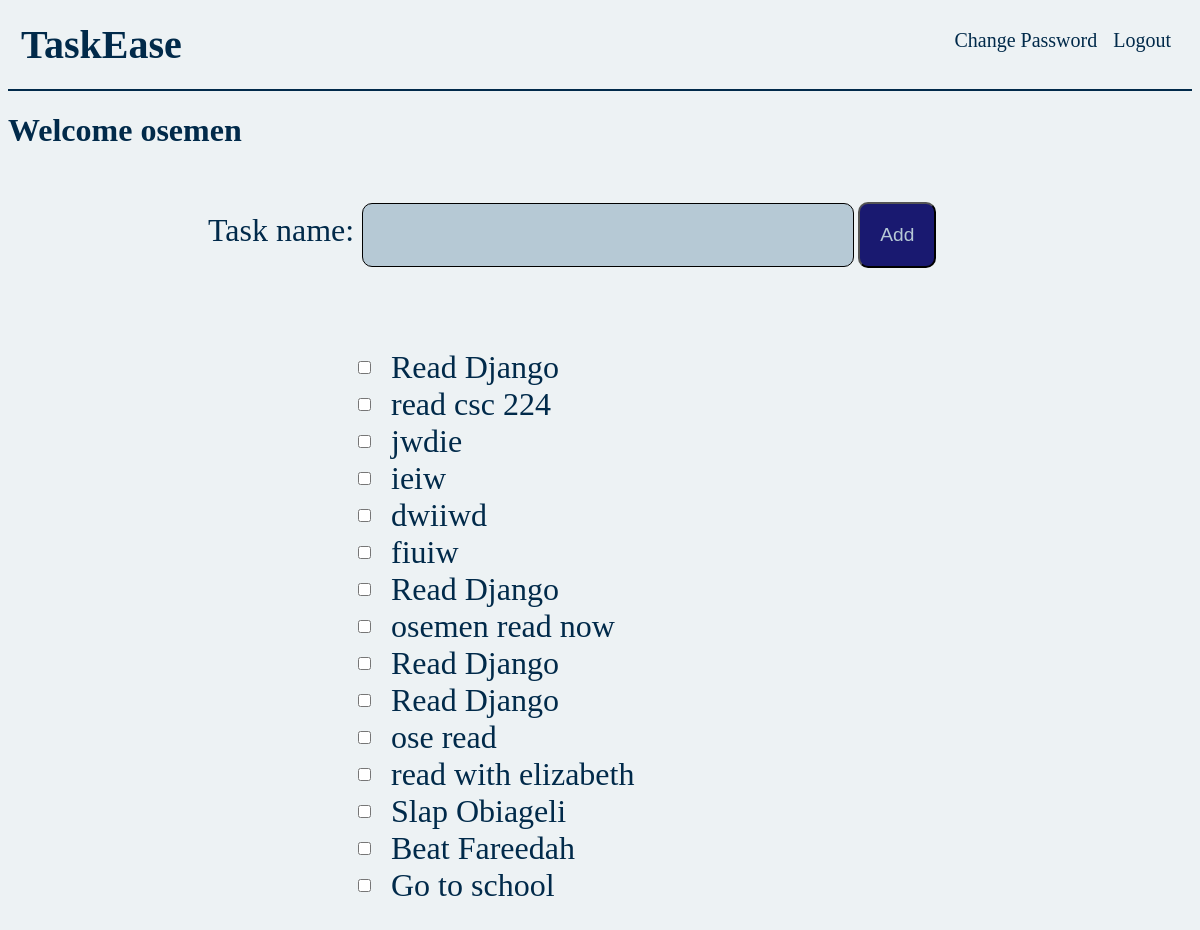
/page/your/ (signed in), run on the app's committed database.
### users/models.py (models this page shows)
class CustomUser(AbstractUser):
    age = models.PositiveIntegerField(null = True, blank = True)
    password = models.CharField(max_length=128)

### page/models.py (models this page shows, shortened)
class Task(models.Model):
    task_name = models.CharField(max_length=200)
    created_at = models.DateTimeField(auto_now_add=True)
    updated_at = models.DateTimeField(auto_now=True)
    completed = models.BooleanField(default=False)

### page/views.py (the view)
# urls.py: path('your/',UserCreateView.as_view(),name='userpage'),
class UserCreateView(CreateView, ListView):
    model = Task
    template_name = 'userpage.html'
    fields = {'task_name'}
    success_url = reverse_lazy('userpage')

### templates/userpage.html (shortened to what this page needs)
{% extends 'base.html' %}
{% block content %}
<h1>Welcome {{user.username}}</h1>
        <form action="" method="post" class="task_form">
          {{form.as_p }}
          <button type="submit" class="add">Add</button>
        </form>
    <div class="task-list">
      {% for task in object_list %}
      <div class="task">
        <input type="checkbox" id="task{{ task.id }}" name="task{{ task.id }}">
        <label for="task{{ task.id }}" style="font-size: 2pc;">{{ task.task_name }}</label>
      </div>
      {% endfor %}
    </div>
{% endblock content %}

### static/css/base.css (style rules this page uses)
body { background-color: #EDF2F4; color: #012A4A; }
.add { padding: 20px; margin: 0; background-color: midnightblue; border-radius: 10px; font-size: 1.2pc; color: #B6C9D5; }
input[type="checkbox"] + label { cursor: pointer; }
.task-list { text-align: center; padding: 50px; margin-right: 500px; }
input[type="text"] { padding: 20px; width: 450px; background-color: #B6C9D5; border: 1px solid black; border-radius: 10px; font-size: 1.2pc; }
.task_form p { display: inline-block; text-align: right; font-size: 2pc; }
.task_form { margin-left: 200px; }
.task { display: flex; align-items: center; }
.task input[type="checkbox"] { margin-right: 20px; margin-left: 300px; }

### data on the page
CustomUser: username "osemen"
Task: task_name "Read Django"
Task: task_name "read csc 224"
Task: task_name "jwdie"
Task: task_name "ieiw"
Task: task_name "dwiiwd"
Task: task_name "fiuiw"
Task: task_name "Read Django"
Task: task_name "osemen read now"
Task: task_name "Read Django"
Task: task_name "Read Django"
Task: task_name "ose read"
Task: task_name "read with elizabeth"
Task: task_name "Slap Obiageli"
Task: task_name "Beat Fareedah"
Task: task_name "Go to school"
